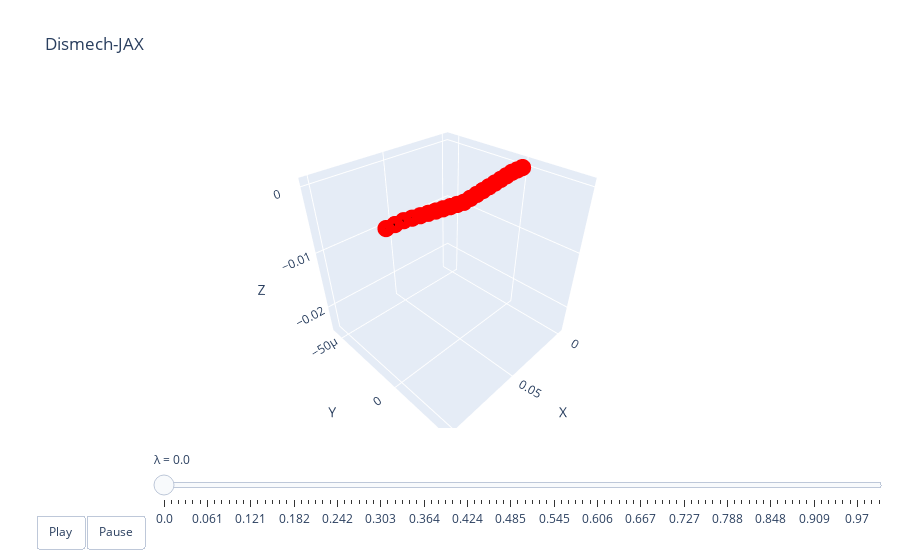

Notebook source saved alongside this figure:
### Code cell
lambdas = jnp.linspace(0, 1.0, 100)
xf_test = sim.solve(lambdas, xf0, final_Theta, aux, state, config=hodel.SolverConfig(nsteps=10))
xb_star = jax.vmap(fixed_0, (0, None))(lambdas, aux)
qs = jax.vmap(get_q, (0, 0, None))(xf_test, xb_star, aux)
dismech.animate(lambdas, qs, top)

### Figure 1 — Plotly figure (JSON) as saved in the notebook; plotly's stock layout.template omitted (floating-point values rounded to 4 significant figures)
{"data": [{"line": {"color": "black", "width": 4}, "marker": {"color": "red", "size": 6}, "mode": "lines+markers", "name": "edges", "type": "scatter3d", "x": [0, 0.005, null, 0.005, 0.01, null, 0.01, 0.015, null, 0.015, 0.02, null, 0.02, 0.025, null, 0.025, 0.03, null, 0.03, 0.035, null, 0.035, 0.04, null, 0.04, 0.045, null, 0.045, 0.05, null, 0.05, 0.055, null, 0.055, 0.06, null, 0.06, 0.065, null, 0.065, 0.07, null, 0.07, 0.075, null, 0.075, 0.08, null, 0.08, 0.085, null, 0.085, 0.09, null, 0.09, 0.095, null, 0.095, 0.1, null], "y": [0, 0, null, 0, 0, null, 0, 0, null, 0, 0, null, 0, 0, null, 0, 0, null, 0, 0, null, 0, 0, null, 0, 0, null, 0, 0, null, 0, 0, null, 0, 0, null, 0, 0, null, 0, 0, null, 0, 0, null, 0, 0, null, 0, 0, null, 0, 0, null, 0, 0, null, 0, 0, null], "z": [0, 0, null, 0, 0, null, 0, -0.0001496, null, -0.0001496, -0.0002992, null, -0.0002992, -0.0004477, null, -0.0004477, -0.0005949, null, -0.0005949, -0.0007404, null, -0.0007404, -0.0008839, null, -0.0008839, -0.001024, null, -0.001024, -0.001154, null, -0.001154, -0.001024, null, -0.001024, -0.0008839, null, -0.0008839, -0.0007404, null, -0.0007404, -0.0005949, null, -0.0005949, -0.0004477, null, -0.0004477, -0.0002992, null, -0.0002992, -0.0001496, null, -0.0001496, 0, null, 0, 0, null, 0, 0, null]}], "layout": {"scene": {"xaxis": {"range": [-0.005, 0.105], "title": {"text": "X"}}, "yaxis": {"range": [-5.951e-05, 3.862e-05], "title": {"text": "Y"}}, "zaxis": {"range": [-0.02489, 0.001185], "title": {"text": "Z"}}}, "sliders": [{"currentvalue": {"prefix": "λ = "}, "steps": [{"args": [["0.0"], {"frame": {"duration": 50, "redraw": true}, "mode": "immediate"}], "label": "0.0", "method": "animate"}, {"args": [["0.01"], {"frame": {"duration": 50, "redraw": true}, "mode": "immediate"}], "label": "0.01", "method": "animate"}, {"args": [["0.02"], {"frame": {"duration": 50, "redraw": true}, "mode": "immediate"}], "label": "0.02", "method": "animate"}, {"args": [["0.03"], {"frame": {"duration": 50, "redraw": true}, "mode": "immediate"}], "label": "0.03", "method": "animate"}, {"args": [["0.04"], {"frame": {"duration": 50, "redraw": true}, "mode": "immediate"}], "label": "0.04", "method": "animate"}, {"args": [["0.051"], {"frame": {"duration": 50, "redraw": true}, "mode": "immediate"}], "label": "0.051", "method": "animate"}, {"args": [["0.061"], {"frame": {"duration": 50, "redraw": true}, "mode": "immediate"}], "label": "0.061", "method": "animate"}, {"args": [["0.071"], {"frame": {"duration": 50, "redraw": true}, "mode": "immediate"}], "label": "0.071", "method": "animate"}, {"args": [["0.081"], {"frame": {"duration": 50, "redraw": true}, "mode": "immediate"}], "label": "0.081", "method": "animate"}, {"args": [["0.091"], {"frame": {"duration": 50, "redraw": true}, "mode": "immediate"}], "label": "0.091", "method": "animate"}, {"args": [["0.101"], {"frame": {"duration": 50, "redraw": true}, "mode": "immediate"}], "label": "0.101", "method": "animate"}, {"args": [["0.111"], {"frame": {"duration": 50, "redraw": true}, "mode": "immediate"}], "label": "0.111", "method": "animate"}, {"args": [["0.121"], {"frame": {"duration": 50, "redraw": true}, "mode": "immediate"}], "label": "0.121", "method": "animate"}, {"args": [["0.131"], {"frame": {"duration": 50, "redraw": true}, "mode": "immediate"}], "label": "0.131", "method": "animate"}, {"args": [["0.141"], {"frame": {"duration": 50, "redraw": true}, "mode": "immediate"}], "label": "0.141", "method": "animate"}, {"args": [["0.152"], {"frame": {"duration": 50, "redraw": true}, "mode": "immediate"}], "label": "0.152", "method": "animate"}, {"args": [["0.162"], {"frame": {"duration": 50, "redraw": true}, "mode": "immediate"}], "label": "0.162", "method": "animate"}, {"args": [["0.172"], {"frame": {"duration": 50, "redraw": true}, "mode": "immediate"}], "label": "0.172", "method": "animate"}, {"args": [["0.182"], {"frame": {"duration": 50, "redraw": true}, "mode": "immediate"}], "label": "0.182", "method": "animate"}, {"args": [["0.192"], {"frame": {"duration": 50, "redraw": true}, "mode": "immediate"}], "label": "0.192", "method": "animate"}, {"args": [["0.202"], {"frame": {"duration": 50, "redraw": true}, "mode": "immediate"}], "label": "0.202", "method": "animate"}, {"args": [["0.212"], {"frame": {"duration": 50, "redraw": true}, "mode": "immediate"}], "label": "0.212", "method": "animate"}, {"args": [["0.222"], {"frame": {"duration": 50, "redraw": true}, "mode": "immediate"}], "label": "0.222", "method": "animate"}, {"args": [["0.232"], {"frame": {"duration": 50, "redraw": true}, "mode": "immediate"}], "label": "0.232", "method": "animate"}, {"args": [["0.242"], {"frame": {"duration": 50, "redraw": true}, "mode": "immediate"}], "label": "0.242", "method": "animate"}, {"args": [["0.253"], {"frame": {"duration": 50, "redraw": true}, "mode": "immediate"}], "label": "0.253", "method": "animate"}, {"args": [["0.263"], {"frame": {"duration": 50, "redraw": true}, "mode": "immediate"}], "label": "0.263", "method": "animate"}, {"args": [["0.273"], {"frame": {"duration": 50, "redraw": true}, "mode": "immediate"}], "label": "0.273", "method": "animate"}, {"args": [["0.283"], {"frame": {"duration": 50, "redraw": true}, "mode": "immediate"}], "label": "0.283", "method": "animate"}, {"args": [["0.293"], {"frame": {"duration": 50, "redraw": true}, "mode": "immediate"}], "label": "0.293", "method": "animate"}, {"args": [["0.303"], {"frame": {"duration": 50, "redraw": true}, "mode": "immediate"}], "label": "0.303", "method": "animate"}, {"args": [["0.313"], {"frame": {"duration": 50, "redraw": true}, "mode": "immediate"}], "label": "0.313", "method": "animate"}, {"args": [["0.323"], {"frame": {"duration": 50, "redraw": true}, "mode": "immediate"}], "label": "0.323", "method": "animate"}, {"args": [["0.333"], {"frame": {"duration": 50, "redraw": true}, "mode": "immediate"}], "label": "0.333", "method": "animate"}, {"args": [["0.343"], {"frame": {"duration": 50, "redraw": true}, "mode": "immediate"}], "label": "0.343", "method": "animate"}, {"args": [["0.354"], {"frame": {"duration": 50, "redraw": true}, "mode": "immediate"}], "label": "0.354", "method": "animate"}, {"args": [["0.364"], {"frame": {"duration": 50, "redraw": true}, "mode": "immediate"}], "label": "0.364", "method": "animate"}, {"args": [["0.374"], {"frame": {"duration": 50, "redraw": true}, "mode": "immediate"}], "label": "0.374", "method": "animate"}, {"args": [["0.384"], {"frame": {"duration": 50, "redraw": true}, "mode": "immediate"}], "label": "0.384", "method": "animate"}, {"args": [["0.394"], {"frame": {"duration": 50, "redraw": true}, "mode": "immediate"}], "label": "0.394", "method": "animate"}, {"args": [["0.404"], {"frame": {"duration": 50, "redraw": true}, "mode": "immediate"}], "label": "0.404", "method": "animate"}, {"args": [["0.414"], {"frame": {"duration": 50, "redraw": true}, "mode": "immediate"}], "label": "0.414", "method": "animate"}, {"args": [["0.424"], {"frame": {"duration": 50, "redraw": true}, "mode": "immediate"}], "label": "0.424", "method": "animate"}, {"args": [["0.434"], {"frame": {"duration": 50, "redraw": true}, "mode": "immediate"}], "label": "0.434", "method": "animate"}, {"args": [["0.444"], {"frame": {"duration": 50, "redraw": true}, "mode": "immediate"}], "label": "0.444", "method": "animate"}, {"args": [["0.455"], {"frame": {"duration": 50, "redraw": true}, "mode": "immediate"}], "label": "0.455", "method": "animate"}, {"args": [["0.465"], {"frame": {"duration": 50, "redraw": true}, "mode": "immediate"}], "label": "0.465", "method": "animate"}, {"args": [["0.475"], {"frame": {"duration": 50, "redraw": true}, "mode": "immediate"}], "label": "0.475", "method": "animate"}, {"args": [["0.485"], {"frame": {"duration": 50, "redraw": true}, "mode": "immediate"}], "label": "0.485", "method": "animate"}, {"args": [["0.495"], {"frame": {"duration": 50, "redraw": true}, "mode": "immediate"}], "label": "0.495", "method": "animate"}, {"args": [["0.505"], {"frame": {"duration": 50, "redraw": true}, "mode": "immediate"}], "label": "0.505", "method": "animate"}, {"args": [["0.515"], {"frame": {"duration": 50, "redraw": true}, "mode": "immediate"}], "label": "0.515", "method": "animate"}, {"args": [["0.525"], {"frame": {"duration": 50, "redraw": true}, "mode": "immediate"}], "label": "0.525", "method": "animate"}, {"args": [["0.535"], {"frame": {"duration": 50, "redraw": true}, "mode": "immediate"}], "label": "0.535", "method": "animate"}, {"args": [["0.545"], {"frame": {"duration": 50, "redraw": true}, "mode": "immediate"}], "label": "0.545", "method": "animate"}, {"args": [["0.556"], {"frame": {"duration": 50, "redraw": true}, "mode": "immediate"}], "label": "0.556", "method": "animate"}, {"args": [["0.566"], {"frame": {"duration": 50, "redraw": true}, "mode": "immediate"}], "label": "0.566", "method": "animate"}, {"args": [["0.576"], {"frame": {"duration": 50, "redraw": true}, "mode": "immediate"}], "label": "0.576", "method": "animate"}, {"args": [["0.586"], {"frame": {"duration": 50, "redraw": true}, "mode": "immediate"}], "label": "0.586", "method": "animate"}, {"args": [["0.596"], {"frame": {"duration": 50, "redraw": true}, "mode": "immediate"}], "label": "0.596", "method": "animate"}, {"args": [["0.606"], {"frame": {"duration": 50, "redraw": true}, "mode": "immediate"}], "label": "0.606", "method": "animate"}, {"args": [["0.616"], {"frame": {"duration": 50, "redraw": true}, "mode": "immediate"}], "label": "0.616", "method": "animate"}, {"args": [["0.626"], {"frame": {"duration": 50, "redraw": true}, "mode": "immediate"}], "label": "0.626", "method": "animate"}, {"args": [["0.636"], {"frame": {"duration": 50, "redraw": true}, "mode": "immediate"}], "label": "0.636", "method": "animate"}, {"args": [["0.646"], {"frame": {"duration": 50, "redraw": true}, "mode": "immediate"}], "label": "0.646", "method": "animate"}, {"args": [["0.657"], {"frame": {"duration": 50, "redraw": true}, "mode": "immediate"}], "label": "0.657", "method": "animate"}, {"args": [["0.667"], {"frame": {"duration": 50, "redraw": true}, "mode": "immediate"}], "label": "0.667", "method": "animate"}, {"args": [["0.677"], {"frame": {"duration": 50, "redraw": true}, "mode": "immediate"}], "label": "0.677", "method": "animate"}, {"args": [["0.687"], {"frame": {"duration": 50, "redraw": true}, "mode": "immediate"}], "label": "0.687", "method": "animate"}, {"args": [["0.697"], {"frame": {"duration": 50, "redraw": true}, "mode": "immediate"}], "label": "0.697", "method": "animate"}, {"args": [["0.707"], {"frame": {"duration": 50, "redraw": true}, "mode": "immediate"}], "label": "0.707", "method": "animate"}, {"args": [["0.717"], {"frame": {"duration": 50, "redraw": true}, "mode": "immediate"}], "label": "0.717", "method": "animate"}, {"args": [["0.727"], {"frame": {"duration": 50, "redraw": true}, "mode": "immediate"}], "label": "0.727", "method": "animate"}, {"args": [["0.737"], {"frame": {"duration": 50, "redraw": true}, "mode": "immediate"}], "label": "0.737", "method": "animate"}, {"args": [["0.747"], {"frame": {"duration": 50, "redraw": true}, "mode": "immediate"}], "label": "0.747", "method": "animate"}, {"args": [["0.758"], {"frame": {"duration": 50, "redraw": true}, "mode": "immediate"}], "label": "0.758", "method": "animate"}, {"args": [["0.768"], {"frame": {"duration": 50, "redraw": true}, "mode": "immediate"}], "label": "0.768", "method": "animate"}, {"args": [["0.778"], {"frame": {"duration": 50, "redraw": true}, "mode": "immediate"}], "label": "0.778", "method": "animate"}, {"args": [["0.788"], {"frame": {"duration": 50, "redraw": true}, "mode": "immediate"}], "label": "0.788", "method": "animate"}, {"args": [["0.798"], {"frame": {"duration": 50, "redraw": true}, "mode": "immediate"}], "label": "0.798", "method": "animate"}, {"args": [["0.808"], {"frame": {"duration": 50, "redraw": true}, "mode": "immediate"}], "label": "0.808", "method": "animate"}, {"args": [["0.818"], {"frame": {"duration": 50, "redraw": true}, "mode": "immediate"}], "label": "0.818", "method": "animate"}, {"args": [["0.828"], {"frame": {"duration": 50, "redraw": true}, "mode": "immediate"}], "label": "0.828", "method": "animate"}, {"args": [["0.838"], {"frame": {"duration": 50, "redraw": true}, "mode": "immediate"}], "label": "0.838", "method": "animate"}, {"args": [["0.848"], {"frame": {"duration": 50, "redraw": true}, "mode": "immediate"}], "label": "0.848", "method": "animate"}, {"args": [["0.859"], {"frame": {"duration": 50, "redraw": true}, "mode": "immediate"}], "label": "0.859", "method": "animate"}, {"args": [["0.869"], {"frame": {"duration": 50, "redraw": true}, "mode": "immediate"}], "label": "0.869", "method": "animate"}, {"args": [["0.879"], {"frame": {"duration": 50, "redraw": true}, "mode": "immediate"}], "label": "0.879", "method": "animate"}, {"args": [["0.889"], {"frame": {"duration": 50, "redraw": true}, "mode": "immediate"}], "label": "0.889", "method": "animate"}, {"args": [["0.899"], {"frame": {"duration": 50, "redraw": true}, "mode": "immediate"}], "label": "0.899", "method": "animate"}, {"args": [["0.909"], {"frame": {"duration": 50, "redraw": true}, "mode": "immediate"}], "label": "0.909", "method": "animate"}, {"args": [["0.919"], {"frame": {"duration": 50, "redraw": true}, "mode": "immediate"}], "label": "0.919", "method": "animate"}, {"args": [["0.929"], {"frame": {"duration": 50, "redraw": true}, "mode": "immediate"}], "label": "0.929", "method": "animate"}, {"args": [["0.939"], {"frame": {"duration": 50, "redraw": true}, "mode": "immediate"}], "label": "0.939", "method": "animate"}, {"args": [["0.949"], {"frame": {"duration": 50, "redraw": true}, "mode": "immediate"}], "label": "0.949", "method": "animate"}, {"args": [["0.96"], {"frame": {"duration": 50, "redraw": true}, "mode": "immediate"}], "label": "0.96", "method": "animate"}, {"args": [["0.97"], {"frame": {"duration": 50, "redraw": true}, "mode": "immediate"}], "label": "0.97", "method": "animate"}, {"args": [["0.98"], {"frame": {"duration": 50, "redraw": true}, "mode": "immediate"}], "label": "0.98", "method": "animate"}, {"args": [["0.99"], {"frame": {"duration": 50, "redraw": true}, "mode": "immediate"}], "label": "0.99", "method": "animate"}, {"args": [["1.0"], {"frame": {"duration": 50, "redraw": true}, "mode": "immediate"}], "label": "1.0", "method": "animate"}], "transition": {"duration": 0}, "x": 0.1, "y": 0}], "title": {"text": "Dismech-JAX"}, "updatemenus": [{"buttons": [{"args": [null, {"frame": {"duration": 50, "redraw": true}, "fromcurrent": true}], "label": "Play", "method": "animate"}, {"args": [[null], {"frame": {"duration": 0, "redraw": true}, "mode": "immediate"}], "label": "Pause", "method": "animate"}], "direction": "left", "pad": {"r": 10, "t": 87}, "showactive": false, "type": "buttons", "x": 0.1, "xanchor": "right", "y": 0, "yanchor": "top"}]}}
